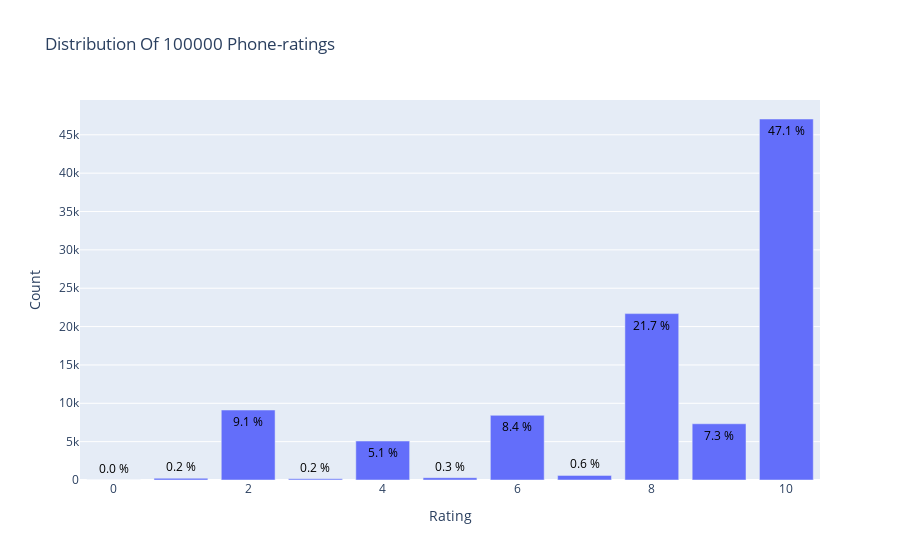

This figure's notebook cell:
### Markdown cell above
## Ratings Distribution

### Code cell
!pip install plotly
from plotly.offline import init_notebook_mode, plot, iplot
import plotly.graph_objs as go
init_notebook_mode(connected=True)

data = sample_df['score'].value_counts().sort_index(ascending=False)
trace = go.Bar(x = data.index,
               text = ['{:.1f} %'.format(val) for val in (data.values / sample_df.shape[0] * 100)],
               textposition = 'auto',
               textfont = dict(color = '#000000'),
               y = data.values,
               )
# Create layout
layout = dict(title = 'Distribution Of {} Phone-ratings'.format(sample_df.shape[0]),
              xaxis = dict(title = 'Rating'),
              yaxis = dict(title = 'Count'))
# Create plot
fig = go.Figure(data=[trace], layout=layout)
iplot(fig)

### Figure 1 — Plotly figure (JSON) as saved in the notebook; plotly's stock layout.template omitted (floating-point values rounded to 4 significant figures)
{"data": [{"text": ["47.1 %", "7.3 %", "21.7 %", "0.6 %", "8.4 %", "0.3 %", "5.1 %", "0.2 %", "9.1 %", "0.2 %", "0.0 %"], "textfont": {"color": "#000000"}, "textposition": "auto", "type": "bar", "x": [10, 9, 8, 7, 6, 5, 4, 3, 2, 1, 0], "y": [47061, 7330, 21690, 601, 8429, 302, 5082, 152, 9121, 228, 4]}], "layout": {"title": {"text": "Distribution Of 100000 Phone-ratings"}, "xaxis": {"title": {"text": "Rating"}}, "yaxis": {"title": {"text": "Count"}}}}
